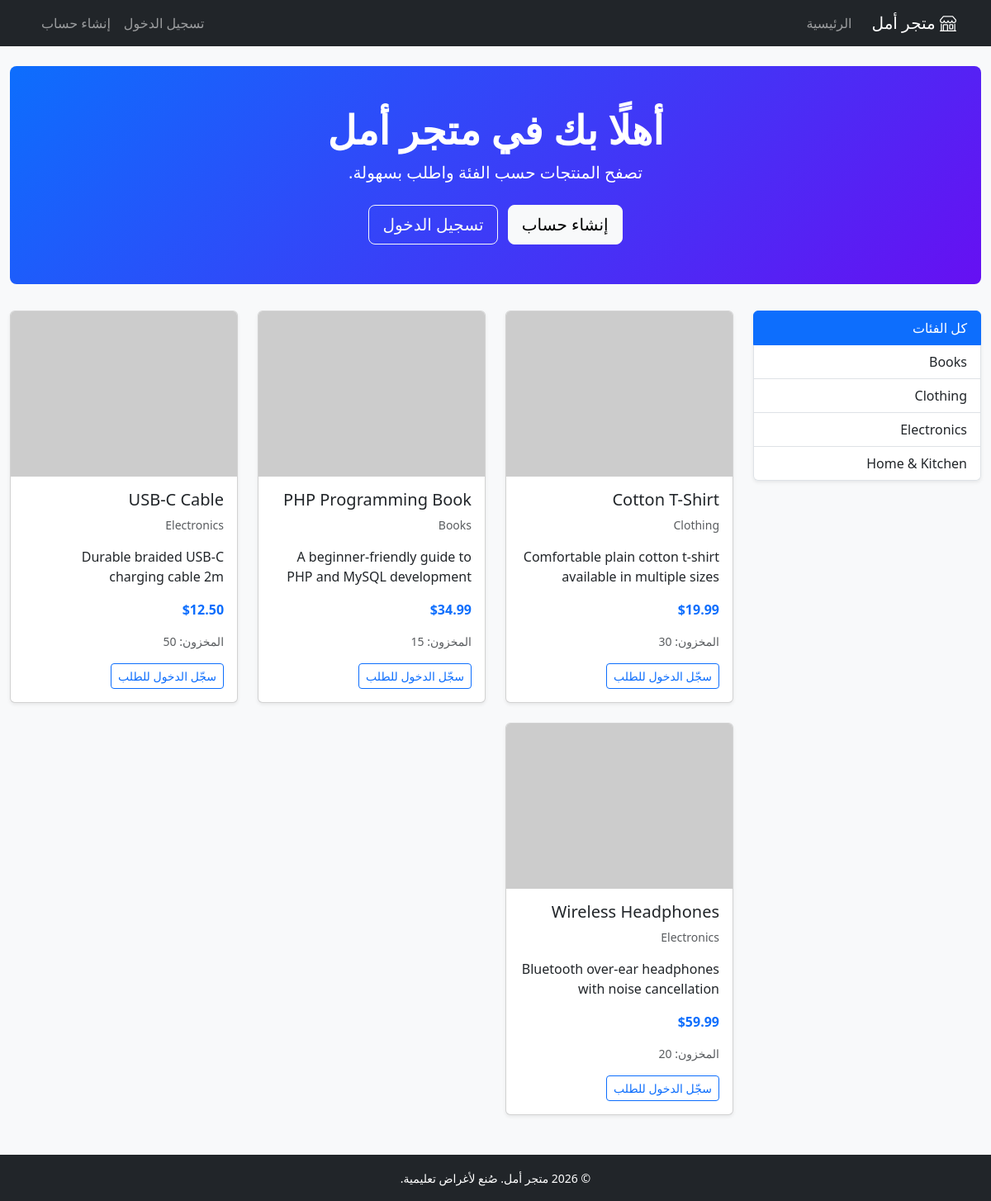
The page / on the database its author committed.
### tables this page shows
CREATE TABLE IF NOT EXISTS categories (
    id INT AUTO_INCREMENT PRIMARY KEY,
    name VARCHAR(100) NOT NULL UNIQUE,
    description TEXT,
    created_at TIMESTAMP DEFAULT CURRENT_TIMESTAMP
);

CREATE TABLE IF NOT EXISTS products (
    id INT AUTO_INCREMENT PRIMARY KEY,
    category_id INT NOT NULL,
    name VARCHAR(150) NOT NULL,
    description TEXT,
    price DECIMAL(10, 2) NOT NULL,
    stock INT NOT NULL DEFAULT 0,
    image VARCHAR(255) DEFAULT NULL,
    created_at TIMESTAMP DEFAULT CURRENT_TIMESTAMP,
    updated_at TIMESTAMP DEFAULT CURRENT_TIMESTAMP ON UPDATE CURRENT_TIMESTAMP,
    FOREIGN KEY (category_id) REFERENCES categories(id) ON DELETE CASCADE
);

### includes/functions.php (called while the page is built, shortened)
<?php
function clean($data)
{
    return htmlspecialchars(trim($data), ENT_QUOTES, 'UTF-8');
}
function productImage($image)
{
    return 'https://via.placeholder.com/300x200?text=No+Image';
}

### index.php (the view, shortened to what this page needs)
<?php
require_once 'includes/header.php';
$categories = $conn->query('SELECT id, name FROM categories ORDER BY name ASC');
$selectedCategory = isset($_GET['category']) ? intval($_GET['category']) : 0;
if ($selectedCategory > 0) {
    $stmt = $conn->prepare('SELECT p.*, c.name AS category_name FROM products p JOIN categories c ON p.category_id = c.id WHERE p.category_id = ? AND p.stock > 0 ORDER BY p.name ASC');
    $stmt->bind_param('i', $selectedCategory);
    $stmt->execute();
    $products = $stmt->get_result();
    $stmt->close();
} else {
    $products = $conn->query('SELECT p.*, c.name AS category_name FROM products p JOIN categories c ON p.category_id = c.id WHERE p.stock > 0 ORDER BY p.name ASC');
}
?>
<div class="hero text-center">
    <h1 class="display-5 fw-bold">أهلًا بك في متجر أمل</h1>
    <p class="lead">تصفح المنتجات حسب الفئة واطلب بسهولة.</p>
    <?php if (!$isLoggedIn): ?>
        <a href="register.php" class="btn btn-light btn-lg mt-2">إنشاء حساب</a>
        <a href="login.php" class="btn btn-outline-light btn-lg mt-2 ms-2">تسجيل الدخول</a>
    <?php endif; ?>
</div>
<div class="row">
    <div class="col-md-3 mb-4">
        <div class="list-group shadow-sm">
            <a href="index.php" class="list-group-item list-group-item-action <?php echo $selectedCategory === 0 ? 'active' : ''; ?>">
                كل الفئات
            </a>
            <?php while ($cat = $categories->fetch_assoc()): ?>
                <a href="index.php?category=<?php echo (int)$cat['id']; ?>"
                   class="list-group-item list-group-item-action <?php echo $selectedCategory === (int)$cat['id'] ? 'active' : ''; ?>">
                    <?php echo clean($cat['name']); ?>
                </a>
            <?php endwhile; ?>
        </div>
    </div>
    <div class="col-md-9">
        <div class="row g-4">
            <?php while ($product = $products->fetch_assoc()): ?>
                <div class="col-sm-6 col-lg-4">
                    <div class="card h-100 product-card shadow-sm">
                        <img src="<?php echo productImage($product['image']); ?>" class="card-img-top" alt="<?php echo clean($product['name']); ?>" style="height: 200px; object-fit: cover;">
                        <div class="card-body d-flex flex-column">
                            <h5 class="card-title"><?php echo clean($product['name']); ?></h5>
                            <p class="card-text text-muted small"><?php echo clean($product['category_name']); ?></p>
                            <p class="card-text"><?php echo clean(mb_substr($product['description'], 0, 80, 'UTF-8')) . (mb_strlen($product['description'], 'UTF-8') > 80 ? '...' : ''); ?></p>
                            <div class="mt-auto">
                                <p class="fw-bold text-primary">$<?php echo number_format($product['price'], 2); ?></p>
                                <p class="small text-muted">المخزون: <?php echo (int)$product['stock']; ?></p>
                                <?php if ($isLoggedIn && $role === 'customer'): ?>
                                    <form method="POST" action="place_order.php" class="d-flex align-items-center">
                                        <input type="hidden" name="product_id" value="<?php echo (int)$product['id']; ?>">
                                        <input type="number" name="quantity" value="1" min="1" max="<?php echo (int)$product['stock']; ?>" class="form-control form-control-sm me-2" style="width: 70px;">
                                        <button type="submit" class="btn btn-success btn-sm">طلب</button>
                                    </form>
                                <?php elseif ($isLoggedIn && $role === 'admin'): ?>
                                    <span class="badge bg-secondary">عرض المشرف</span>
                                <?php else: ?>
                                    <a href="login.php" class="btn btn-outline-primary btn-sm">سجّل الدخول للطلب</a>
                                <?php endif; ?>
                            </div>
                        </div>
                    </div>
                </div>
            <?php endwhile; ?>
        </div>
    </div>
</div>
<?php require_once 'includes/footer.php'; ?>

### includes/header.php (shortened to what this page needs)
<?php
require_once 'functions.php';
$scriptName = $_SERVER['SCRIPT_NAME'] ?? '';
$isLoggedIn = isset($_SESSION['user_id']);
$isAdminPage = strpos($scriptName, '/admin/') !== false;
?>
<!DOCTYPE html>
<html lang="ar" dir="rtl">
<head>
    <link href="https://cdn.jsdelivr.net/npm/bootstrap@5.3.0/dist/css/bootstrap.rtl.min.css" rel="stylesheet">
    <link href="https://cdn.jsdelivr.net/npm/bootstrap-icons@1.10.5/font/bootstrap-icons.css" rel="stylesheet">
</head>
<body class="d-flex flex-column min-vh-100">
    <?php if (!$isAdminPage): ?>
    <nav class="navbar navbar-expand-lg navbar-dark bg-dark">
        <div class="container">
            <a class="navbar-brand" href="<?php echo BASE_URL; ?>index.php"><i class="bi bi-shop"></i> متجر أمل</a>
            <div class="collapse navbar-collapse" id="navbarNav">
                <ul class="navbar-nav me-auto">
                    <li class="nav-item"><a class="nav-link" href="<?php echo BASE_URL; ?>index.php">الرئيسية</a></li>
                </ul>
                <ul class="navbar-nav">
                    <?php if ($isLoggedIn): ?>
                        <li class="nav-item"><span class="nav-link">مرحبًا، <?php echo clean($_SESSION['name']); ?></span></li>
                        <li class="nav-item"><a class="nav-link" href="<?php echo BASE_URL; ?>logout.php"><i class="bi bi-box-arrow-left"></i> تسجيل الخروج</a></li>
                    <?php else: ?>
                        <li class="nav-item"><a class="nav-link" href="<?php echo BASE_URL; ?>login.php">تسجيل الدخول</a></li>
                        <li class="nav-item"><a class="nav-link" href="<?php echo BASE_URL; ?>register.php">إنشاء حساب</a></li>
                    <?php endif; ?>
                </ul>
            </div>
        </div>
    </nav>
    <?php endif; ?>
    <div class="container-fluid <?php echo $isAdminPage ? 'p-0' : 'mt-4 mb-5'; ?>">

### includes/footer.php (shortened to what this page needs)
<?php if (!empty($isAdminPage)): ?>
        </main>
    </div>
<?php else: ?>
    </div>
<?php endif; ?>
    <footer class="bg-dark text-white text-center py-3 mt-auto">
        <div class="container">
            <small>&copy; <?php echo date('Y'); ?> متجر أمل. صُنع لأغراض تعليمية.</small>
        </div>
    </footer>
</body>
</html>

### includes/header.php (style rules this page uses)
body { background-color: #f8f9fa; }
.product-card { transition: transform 0.2s; }
.hero { background: linear-gradient(135deg, #0d6efd, #6610f2); color: #fff; padding: 3rem 1rem; border-radius: 0.5rem; margin-bottom: 2rem; }

### rows shown on the page
categories: name "Books"
categories: name "Clothing"
categories: name "Electronics"
categories: name "Home & Kitchen"
products: name "Cotton T-Shirt", category.name "Clothing", description "Comfortable plain cotton t-shirt available in multiple sizes", price "19.99", stock "30"
products: name "PHP Programming Book", category.name "Books", description "A beginner-friendly guide to PHP and MySQL development", price "34.99", stock "15"
products: name "USB-C Cable", category.name "Electronics", description "Durable braided USB-C charging cable 2m", price "12.50", stock "50"
products: name "Wireless Headphones", category.name "Electronics", description "Bluetooth over-ear headphones with noise cancellation", price "59.99", stock "20"
